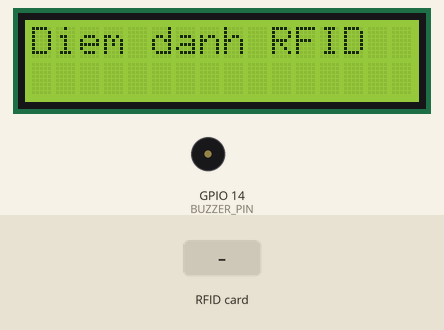
The sketch below on a simulated ESP8266 (NodeMCU). Parts: 16×2 character LCD, buzzer (waves = sounding, pin HIGH). Inputs (shaded band) come from the test bench. WiFi joins after 1.5 s; servers stay silent unless stated; uploads are accepted with an empty reply; what the sketch prints to the serial monitor is not drawn.

Above: at 0.1 s.
5.4 s: RFID card 5E 7A 19 C4 held to the reader
At 6.7 s:
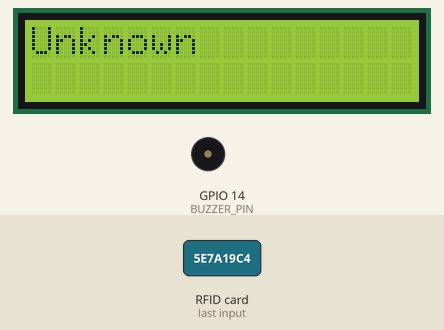
Timing chart, 0 to 8.4 s (numbered marks = the images above; inputs shaded):
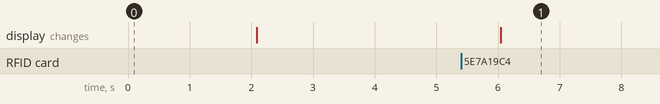

Measured:
- after the input at 5.4 s, the display: changes after 0.65 s (image 1)

The sketch:

main_board.ino
```cpp
#include <ESP8266WiFi.h>
#include <MFRC522.h>
#include <SPI.h>
#include <ArduinoJson.h>
#include <ESP8266HTTPClient.h>
#include <WiFiClientSecure.h>
#include <LiquidCrystal_I2C.h>

// LCD I2C
LiquidCrystal_I2C lcd(0x27, 16, 2);

// Wi-Fi
const char* ssid = "NAME_WIFI";
const char* password = "PASS_WIFI";

// Google Apps Script URL
const char* serverName = "LINK_APP_SCRIPT";

// RC522
#define SS_PIN 15  // D8
#define RST_PIN 5  // D1
MFRC522 mfrc522(SS_PIN, RST_PIN);

// Buzzer
#define BUZZER_PIN 14 // D5

// Chống quét liên tục
String lastRFID = "";
unsigned long lastScanTime = 0;
const unsigned long debounceDelay = 5000; // 5 giây

struct UserInfo {
  String name;
  String className;
};

void setup() {
  Serial.begin(115200);
  pinMode(BUZZER_PIN, OUTPUT);

  lcd.init();
  lcd.backlight();
  lcd.clear();
  lcd.setCursor(0, 0);
  lcd.print("Diem danh RFID");
  delay(2000);
  lcd.clear();

  WiFi.begin(ssid, password);
  while (WiFi.status() != WL_CONNECTED) {
    delay(1000);
    Serial.println("Đang kết nối Wi-Fi...");
  }
  Serial.println("✅ Wi-Fi OK");

  SPI.begin();
  mfrc522.PCD_Init();
  Serial.println("✅ RC522 OK");
}

void ensureWiFiConnected() {
  if (WiFi.status() != WL_CONNECTED) {
    Serial.println("🔄 Wi-Fi ngắt. Kết nối lại...");
    WiFi.disconnect();
    WiFi.begin(ssid, password);
    unsigned long startAttemptTime = millis();
    while (WiFi.status() != WL_CONNECTED && millis() - startAttemptTime < 10000) {
      delay(500);
      Serial.print(".");
    }
    if (WiFi.status() == WL_CONNECTED) Serial.println("\n✅ Wi-Fi đã kết nối lại");
    else Serial.println("\n❌ Không thể kết nối Wi-Fi");
  }
}

void loop() {
  ensureWiFiConnected();

  if (!mfrc522.PICC_IsNewCardPresent() || !mfrc522.PICC_ReadCardSerial()) return;

  String rfid = "";
  for (byte i = 0; i < mfrc522.uid.size; i++) {
    rfid += String(mfrc522.uid.uidByte[i], HEX);
  }
  rfid.toUpperCase();

  // 🚫 Chống quét liên tục
  unsigned long currentTimeMs = millis();
  if (rfid == lastRFID && currentTimeMs - lastScanTime < debounceDelay) {
    Serial.println("⚠️ Bỏ qua: trùng UID và thời gian chưa đủ delay");
    mfrc522.PICC_HaltA();
    mfrc522.PCD_StopCrypto1();
    return;
  }
  lastRFID = rfid;
  lastScanTime = currentTimeMs;

  UserInfo user = getUserInfoFromRFID(rfid);
  String currentTime = getCurrentTime();
  sendToGoogleSheets(rfid, user.name, user.className);

  if (user.name != "Unknown") {
    tone(BUZZER_PIN, 1000);
    delay(300);
    noTone(BUZZER_PIN);
  }

  Serial.println("===== ✅ Đã quét =====");
  Serial.println("⏰ Thời gian: " + currentTime);
  Serial.println("🆔 UID: " + rfid);
  Serial.println("👤 Họ tên: " + user.name);
  Serial.println("🏫 Lớp: " + user.className);
  Serial.println("=====================");

  lcd.clear();
  lcd.setCursor(0, 0);
  lcd.print(fitLCD(user.name));
  lcd.setCursor(0, 1);
  lcd.print(fitLCD(user.className + " " + currentTime));

  delay(1000);
  mfrc522.PICC_HaltA();
  mfrc522.PCD_StopCrypto1();

  unsigned long startWait = millis();
  Serial.println("⏳ Chờ rút thẻ...");
  while ((mfrc522.PICC_IsNewCardPresent() || mfrc522.PICC_ReadCardSerial()) && millis() - startWait < 5000) {
    delay(200);
  }

  forceResetRC522(); // Reset mạnh
}

void forceResetRC522() {
  Serial.println("🔄 Force reset RC522...");
  mfrc522.PICC_HaltA();
  mfrc522.PCD_StopCrypto1();
  for (int i = 0; i < 3; i++) {
    mfrc522.PCD_Reset();
    delay(100);
  }
  mfrc522.PCD_Init();
  delay(100);
  Serial.println("✅ RC522 đã reset hoàn toàn");
}

UserInfo getUserInfoFromRFID(String rfid) {
  WiFiClientSecure client;
  client.setInsecure();
  HTTPClient http;

  String url = String(serverName) + "?rfid=" + rfid;
  http.begin(client, url);

  int httpResponseCode = http.GET();
  UserInfo info;
  info.name = "Unknown";
  info.className = "";

  if (httpResponseCode == 200) {
    String payload = http.getString();
    StaticJsonDocument<256> doc;
    if (deserializeJson(doc, payload) == DeserializationError::Ok) {
      info.name = doc["name"] | "Unknown";
      info.className = doc["class"] | "";
    }
  }
  //Nếu mạch esp của bạn ổn định thì hãy comment phần này để không tốn thời gian chuyển hướng
  else if (httpResponseCode == HTTP_CODE_MOVED_PERMANENTLY || httpResponseCode == HTTP_CODE_FOUND) {
    String redirectUrl = http.getLocation();
    http.end();
    http.begin(client, redirectUrl);
    httpResponseCode = http.GET();
    if (httpResponseCode == 200) {
      String payload = http.getString();
      StaticJsonDocument<256> doc;
      if (deserializeJson(doc, payload) == DeserializationError::Ok) {
        info.name = doc["name"] | "Unknown";
        info.className = doc["class"] | "";
      }
    }
  }

  http.end();
  return info;
}

String getCurrentTime() {
  WiFiClientSecure client;
  client.setInsecure();
  HTTPClient http;

  String url = String(serverName) + "?action=getTime";
  http.begin(client, url);
  int httpResponseCode = http.GET();
  String payload = "Unknown";

  if (httpResponseCode == 200) {
    payload = http.getString();
    payload.trim();
  }
  else if (httpResponseCode == HTTP_CODE_MOVED_PERMANENTLY || httpResponseCode == HTTP_CODE_FOUND) {
    String redirectUrl = http.getLocation();
    http.end();
    http.begin(client, redirectUrl);
    httpResponseCode = http.GET();
    if (httpResponseCode == 200) {
      payload = http.getString();
      payload.trim();
    }
  }

  http.end();
  return payload;
}

void sendToGoogleSheets(String rfid, String name, String className) {
  WiFiClientSecure client;
  client.setInsecure();
  HTTPClient http;

  StaticJsonDocument<256> doc;
  doc["rfid"] = rfid;
  doc["name"] = name;
  doc["class"] = className;

  String jsonString;
  serializeJson(doc, jsonString);

  http.begin(client, serverName);
  http.addHeader("Content-Type", "application/json");
  int httpResponseCode = http.POST(jsonString);

  // phần này báo phản hồi và lỗi của server về serial monitor nếu không cần thì hãy xóa
  if (httpResponseCode > 0) {
    String response = http.getString();
    Serial.println("📡 Server phản hồi: " + response);
  } else {
    Serial.print("❌ Gửi lỗi: ");
    Serial.println(httpResponseCode);
  }

  http.end();
}

String fitLCD(String text) {
  return text.length() > 16 ? text.substring(0, 16) : text;
}
```
